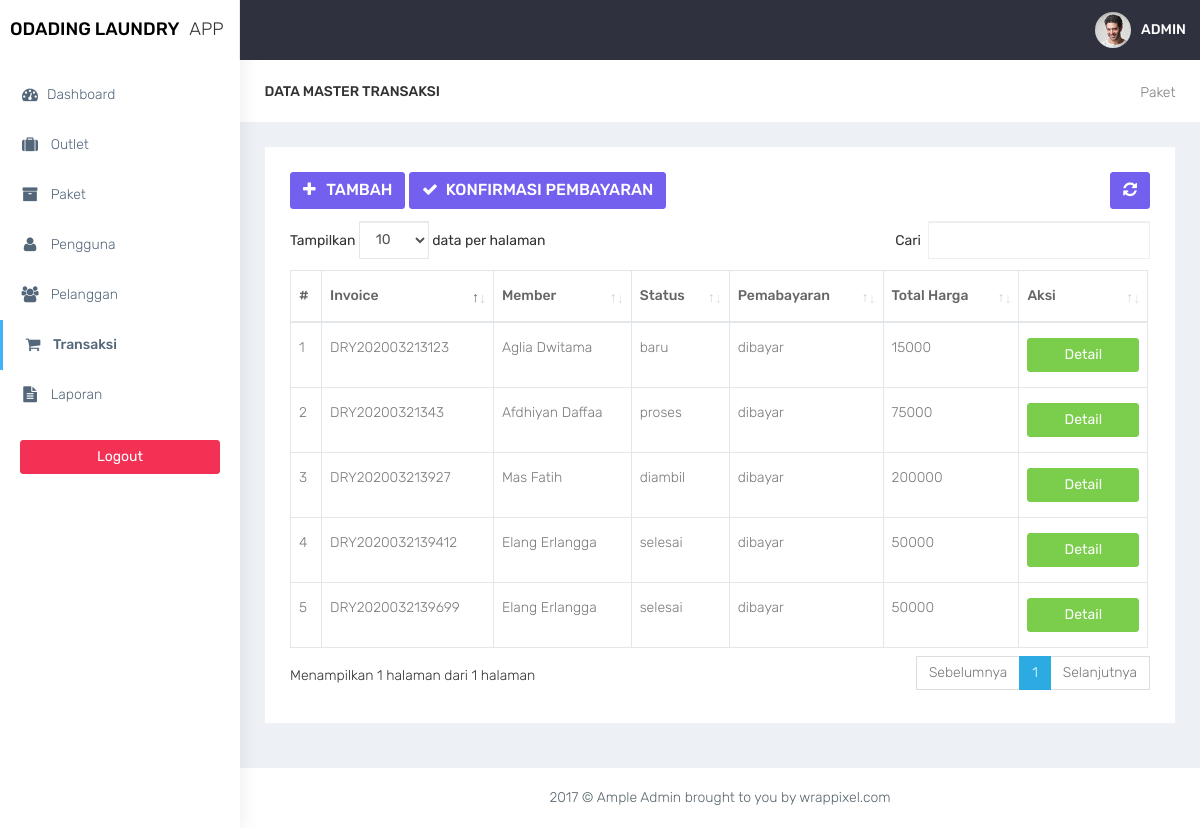
The page /admin/transaksi.php (signed in) on the database its author committed.
### tables this page shows
CREATE TABLE `transaksi` (
  `id_transaksi` int(11) NOT NULL,
  `outlet_id` int(11) DEFAULT NULL,
  `kode_invoice` varchar(100) DEFAULT NULL,
  `member_id` int(11) DEFAULT NULL,
  `tgl` datetime DEFAULT NULL,
  `batas_waktu` datetime DEFAULT NULL,
  `tgl_pembayaran` datetime DEFAULT NULL,
  `biaya_tambahan` int(11) DEFAULT NULL,
  `diskon` double DEFAULT NULL,
  `pajak` int(11) DEFAULT NULL,
  `status` enum('baru','proses','selesai','diambil') DEFAULT NULL,
  `status_bayar` enum('dibayar','belum') DEFAULT NULL,
  `user_id` int(11) DEFAULT NULL
);

CREATE TABLE `member` (
  `id_member` int(11) NOT NULL,
  `nama_member` varchar(100) DEFAULT NULL,
  `alamat_member` text DEFAULT NULL,
  `jenis_kelamin` enum('L','P') DEFAULT NULL,
  `telp_member` varchar(15) DEFAULT NULL,
  `no_ktp` varchar(30) DEFAULT NULL
);

CREATE TABLE `detail_transaksi` (
  `id_detail` int(11) NOT NULL,
  `transaksi_id` int(11) DEFAULT NULL,
  `paket_id` int(11) DEFAULT NULL,
  `qty` double DEFAULT NULL,
  `total_harga` double DEFAULT NULL,
  `keterangan` text DEFAULT NULL,
  `total_bayar` int(11) DEFAULT NULL
);

### admin/functions.php (called while the page is built, shortened)
<?php
function ambildata($conn,$query){
    $data = mysqli_query($conn,$query);
    if (mysqli_num_rows($data) > 0) {
        while($row = mysqli_fetch_assoc($data)){
        $hasil[] = $row;
    }
    return $hasil;
    }
}
?>

### admin/transaksi.php (the view, shortened to what this page needs)
<?php
$title = 'transaksi';
require 'functions.php';
require 'layout_header.php';
$query = "SELECT transaksi.*,member.nama_member , detail_transaksi.total_harga FROM transaksi INNER JOIN member ON member.id_member = transaksi.member_id INNER JOIN detail_transaksi ON detail_transaksi.transaksi_id = transaksi.id_transaksi ";
$data = ambildata($conn,$query);
?>
<div class="container-fluid">
    <div class="row bg-title">
        <div class="col-lg-3 col-md-4 col-sm-4 col-xs-12">
            <h4 class="page-title">Data Master <?= $title ?></h4> </div>
        <div class="col-lg-9 col-sm-8 col-md-8 col-xs-12">
            <ol class="breadcrumb">
                <li><a href="#">Paket</a></li>
            </ol>
        </div>
    </div>
    <div class="row">
        <div class="col-md-12 col-lg-12 col-sm-12 col-xs-12">
            <div class="white-box">
                <div class="row">
                    <div class="col-md-6">
                        <a href="transaksi_cari_member.php" class="btn btn-primary box-title"><i class="fa fa-plus fa-fw"></i> Tambah</a>
                         <a href="transaksi_konfirmasi.php" class="btn btn-primary box-title"><i class="fa fa-check fa-fw"></i> Konfirmasi Pembayaran</a>
                    </div>
                    <div class="col-md-6 text-right">
                        <button id="btn-refresh" class="btn btn-primary box-title text-right" title="Refresh Data"><i class="fa fa-refresh" id="ic-refresh"></i></button>
                    </div>
                </div>
                <div class="table-responsive">
                    <table class="table table-bordered thead-dark" id="table">
                        <thead class="thead-dark">
                            <tr>
                                <th>#</th>
                                <th>Invoice</th>
                                <th>Member</th>
                                <th>Status</th>
                                <th>Pemabayaran</th>
                                <th>Total Harga</th>
                                <th width="15%">Aksi</th>
                            </tr>
                        </thead>
                        <tbody>
                            <?php foreach($data as $transaksi): ?>
                                <tr>
                                    <td></td>
                                    <td><?= $transaksi['kode_invoice'] ?></td>
                                    <td><?= $transaksi['nama_member'] ?></td>
                                    <td><?= $transaksi['status'] ?></td>
                                    <td><?= $transaksi['status_bayar'] ?></td>
                                    <td><?= $transaksi['total_harga'] ?></td>
                                    <td align="center">
                                          <a href="transaksi_detail.php?id=<?= $transaksi['id_transaksi']; ?>" data-toggle="tooltip" data-placement="bottom" title="Edit" class="btn btn-success btn-block">Detail</a>
                                    </td>
                                </tr>
                            <?php endforeach; ?>
                        </tbody>
                    </table>
                </div>
            </div>
        </div>
    </div>
</div>
<?php
require'layout_footer.php';

### assets/css/colors/default.css (style rules this page uses)
body { background: #fff; }

### rows shown on the page
transaksi: kode_invoice "DRY202003213123", member.nama_member "Aglia Dwitama", status "baru", status_bayar "dibayar", detail_transaksi.total_harga "15000"
transaksi: kode_invoice "DRY20200321343", member.nama_member "Afdhiyan Daffaa", status "proses", status_bayar "dibayar", detail_transaksi.total_harga "75000"
transaksi: kode_invoice "DRY202003213927", member.nama_member "Mas Fatih", status "diambil", status_bayar "dibayar", detail_transaksi.total_harga "200000"
transaksi: kode_invoice "DRY2020032139699", member.nama_member "Elang Erlangga", status "selesai", status_bayar "dibayar", detail_transaksi.total_harga "50000"
transaksi: kode_invoice "DRY2020032139412", member.nama_member "Elang Erlangga", status "selesai", status_bayar "dibayar", detail_transaksi.total_harga "50000"

### other values the page prints
$title "TRANSAKSI"
